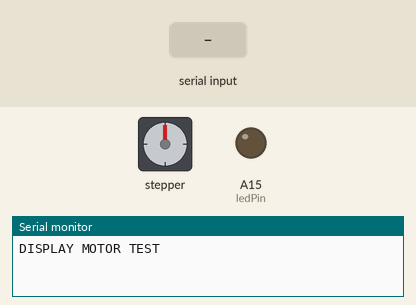
A sketch run on a simulated Arduino Mega 2560, built with avr-gcc and run on an emulated ATmega2560. Parts: stepper motor, output pins drawn as LEDs (lit = HIGH), the last lines printed to the serial monitor. Inputs (shaded band) come from the test bench. Stepper angles assume 200 steps per turn.

Above: at 1.2 s.
1.3 s: "1\n" received over the second serial link
At 2.79 s:
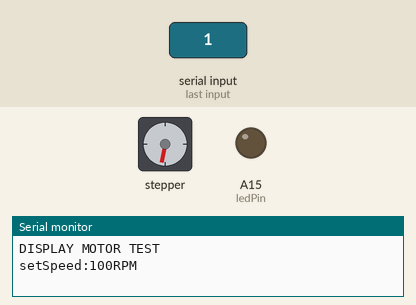
4.3 s: "RESET\n" received over the second serial link
At 5.3 s:
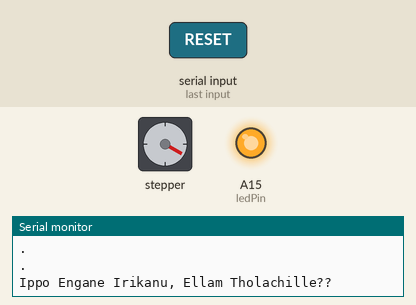
5.8 s: "2\n" received over the second serial link
At 6.6 s:
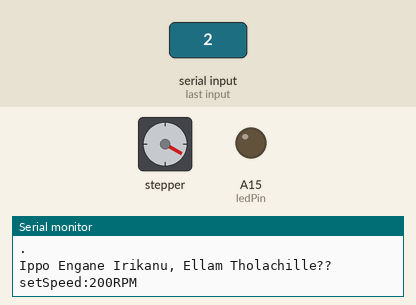
8.8 s: "5\n" received over the second serial link
11.8 s: "1\n" received over the second serial link
14.8 s: "RESET\n" received over the second serial link
At 15.7 s:
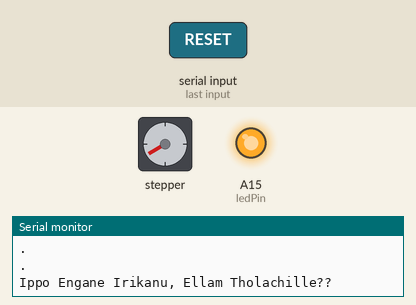
Timing chart, 0 to 17.3 s (numbered marks = the images above; inputs shaded):
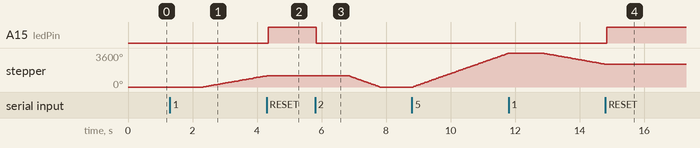

Measured:
- after the input at 1.3 s, stepper: keeps turning clockwise at about 606°/s, starting after 1.0 s
- after the input at 4.3 s, A15 (ledPin): LOW → HIGH after 0.05 s
- after the input at 5.8 s, A15 (ledPin): HIGH → LOW at once; stepper: turns 1200° counter-clockwise in 0.96 s, starting after 1.0 s
- after the input at 14.8 s, A15 (ledPin): LOW → HIGH after 0.05 s

The sketch:

Motor_display_Speed-control.ino
```cpp
#include<MobaTools.h>

const byte stepPin = 9;
const byte dirPin = 8;
const int stepsPerRev = 200;
const long targetPos = 2000;
long nextPos;

#define ledPin A15

bool sPeed1, sPeed2, sPeed3, lEd = false;

MoToStepper myStepper(stepsPerRev, STEPDIR);
MoToTimer stepperPause;
bool stepperRunning;

String data_display = "";
String DATA = "";

void setup() {
  myStepper.attach(stepPin, dirPin);
  myStepper.setRampLen(20);
  stepperRunning = true;

  pinMode(ledPin, OUTPUT);

  Serial2.begin(9600);
  Serial.begin(115200);
  Serial.println("DISPLAY MOTOR TEST");
}
void loop() {
  if (Serial2.available()) {
    data_display = "";
    delay(30);
    while (Serial2.available()) {
      char ch = Serial2.read();
      if (ch != '\n' && ch != '\r') { // filter out newline and carriage return
        data_display += ch;
      }
    }
    send_data(data_display);

  }

  if (sPeed1) {
    myStepper.setSpeed(1000);
    motor();
  }
  else if (sPeed2) {
    myStepper.setSpeed(2000);
    motor();
  }
  else if (sPeed3) {
    myStepper.setSpeed(3000);
    motor();
  }
  else if (lEd) {
    digitalWrite(ledPin, HIGH);
  }
  else if(!lEd){
    digitalWrite(ledPin, LOW);

  }
}

void send_data(String data_display) {

  if (data_display == "1") {
    Serial.println("setSpeed:100RPM");
    sPeed1 = true;
    lEd = false;
    digitalWrite(ledPin, LOW);

  } else if (data_display == "2") {
    Serial.println("setSpeed:200RPM");
    sPeed2 = true;
    lEd = false;
    digitalWrite(ledPin, LOW);

  } else if (data_display == "3") {
    Serial.println("setSpeed:300RPM");
    sPeed3 = true;
    lEd = false;
    digitalWrite(ledPin, LOW);

  }
  else if (data_display == "5") {
    myStepper.setSpeed(5000);
    myStepper.rotate(1);
    lEd = true;
  }
  else if (data_display == "RESET") {
    myStepper.stop();
    sPeed1=false;sPeed2 = false; sPeed3 = false;
    lEd = true;
    Serial.println("."); Serial.println("."); Serial.println("."); Serial.println("."); Serial.println("."); Serial.println("."); Serial.println("."); Serial.println("."); Serial.println("."); Serial.println("."); Serial.println("."); Serial.println("."); Serial.println("."); Serial.println("."); Serial.println("."); Serial.println("."); Serial.println("."); Serial.println("."); Serial.println("."); Serial.println("."); Serial.println("."); Serial.println("."); Serial.println("."); Serial.println("."); Serial.println("."); Serial.println("."); Serial.println("."); Serial.println("."); Serial.println("."); Serial.println("."); Serial.println("."); Serial.println("."); Serial.println("."); Serial.println("."); Serial.println("."); Serial.println("."); Serial.println("."); Serial.println("."); Serial.println("."); Serial.println("."); Serial.println("."); Serial.println("."); Serial.println("."); Serial.println("."); Serial.println("."); Serial.println("."); Serial.println("."); Serial.println("."); Serial.println("."); Serial.println("."); Serial.println("."); Serial.println("."); Serial.println("."); Serial.println("."); Serial.println("."); Serial.println("."); Serial.println("."); Serial.println("."); Serial.println("."); Serial.println("."); Serial.println("."); Serial.println("."); Serial.println("."); Serial.println("."); Serial.println("."); Serial.println("."); Serial.println("."); Serial.println("."); Serial.println("."); Serial.println("."); Serial.println("."); Serial.println("."); Serial.println("."); Serial.println("."); Serial.println("."); Serial.println(".");
    Serial.println("Ippo Engane Irikanu, Ellam Tholachille??");
  } else {
    Serial.println(" Correct Data Thaada Thendi");
  }
}

void motor() {
  if ( stepperRunning ) {
    // Wait till stepper has reached target, then set pause time
    if ( !myStepper.moving() ) {
      // stepper has reached target, start pause
      stepperPause.setTime( 1000 );
      stepperRunning = false;
    }
  } else {
    // stepper doesn't move, wait till stepperPause time expires
    if ( stepperPause.expired() ) {
      // stepperPause time expired. Start stepper in opposite direction
      if ( nextPos == 0 ) {
        nextPos = targetPos;
      } else {
        nextPos = 0;
      }
      myStepper.moveTo( nextPos );
      stepperRunning = true;
    }
  }

}
```
